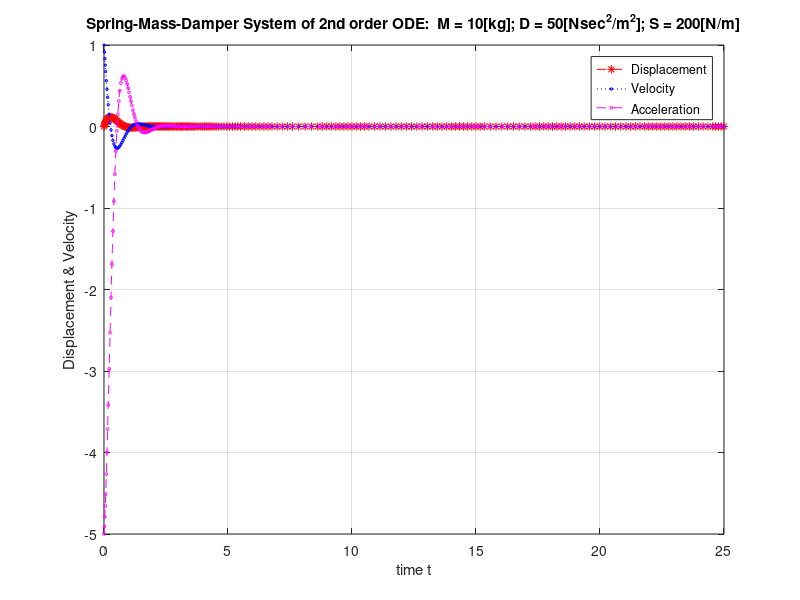

MATLAB code for this plot:
function  SMDode_linear(Mass,Damping, Stiffness)
%SMDode_linear.m  Spring-Mass-Damper system behavior analysis for given Mass, Damping and Stiffness values.
%   The system's damper has linear properties. 
%   Solver ode45 is employed; yet, other solvers, viz. ODE15S, ODE23S, ODE23T, 
%   ODE23TB, ODE45, ODE113, ODESET, etc., can be used as well.

%   Sulaymon L. ESHKABILOV
%   $Revision: ver. 01 $  $Date: 2011/02/05 02:00:00 $

% Problem parameters, shared with nested functions.

 if nargin < 1
  % -------- Some default values for parameters: Mass, Damping & Stiffness
  % -------- in case not specified by the user
   Mass = 10;       % [kg]
   Damping=50;      % [Nsec^2/m^2] 
   Stiffness=200;   % [N/m]   
   Posicao=0;
   Velocidade=1;
 end

tspan = [0; max(20,5*(Damping/Mass))]; % Several periods
% u0 = [0; 1];                           % Initial conditions 
u0 = [Posicao; Velocidade];            % Initial conditions
options = odeset('Jacobian',@J);       % Options for ODESETs can be switched off

[t,u] = ode45(@f,tspan,u0,options);

figure;
plot(t,u(:,1),'r*--', t, u(:,2), 'bd:', 'MarkerSize', 2, 'LineWidth', 0.5 );
title(['Spring-Mass-Damper System of 2nd order ODE: ', ' M = ' num2str(Mass),...
   '[kg]' '; D = ' num2str(Damping), '[Nsec^2/m^2]', '; S = ' num2str(Stiffness), '[N/m]']);
xlabel('time t');
ylabel('Displacement & Velocity'); grid on;
axis tight;
% axis([tspan(1) tspan(end) -1.5 1.5]); % Axis limits can be set  
hold on;
Acceleration=-(Damping/Mass)*u(:,2)-(Stiffness/Mass)*u(:,1);
plot(t,Acceleration,'mo--', 'MarkerSize', 2, 'LineWidth', 0.5 );
legend('Displacement', 'Velocity', 'Acceleration');
hold off;
  % -----------------------------------------------------------------------
  % Nested functions: Mass, Damping and Stiffness are provided by the outer function.
  %------------------------------------------------------------------------
  function dudt = f(t,u)
  % Derivative function.  Mass, Damping and Stiffness are provided by the
  % outer function or taken default (example values) 
    dudt = [            u(2);      -(Damping/Mass)*u(2)-(Stiffness/Mass)*u(1) ]; 
  end % 
  % ----------------------------------------------------------------------- 
    
  function dfdu = J(t,u)
  % Jacobian function. Mass, Damping and Stiffness are provided by the outer function.   
    dfdu = [         0                  1
             -(Stiffness/Mass)    -(Damping/Mass)*u(2) ];
  end % 
  % -----------------------------------------------------------------------

end  % SMDode_linear.m
